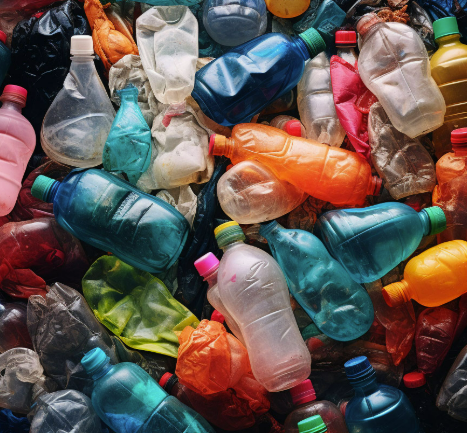
#> input picture Data_Test/Image/Garbage_Img.png, 467 x 433 px, found by its file name
$ python Chapter2.py
#> lines starting #> are read from the running program, lines starting #| are printed output that depends on the picture; after the words box and inside, x2 and y2 are one past the last pixel; in counts of white or black regions, pixels touching at a corner belong together
import cv2
import numpy as np

img = cv2.imread("C:\Python\OpenCv_All_In_One\Data_Test\Image\Garbage_Img.png")
#> img is the input picture: shape (433, 467, 3); mean B, G, R 79.1, 85.6, 99.2
kernel = np.ones((3, 3), np.uint8)

gray_img = cv2.cvtColor(img, cv2.COLOR_BGR2GRAY)
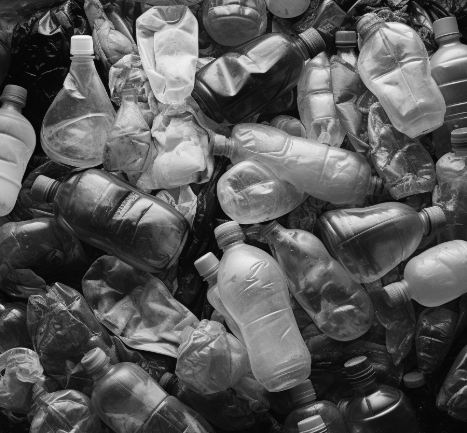
#> gray_img: shape (433, 467); min 2, max 248, mean 88.9
blur_img = cv2.GaussianBlur(gray_img, (7, 7), 0)
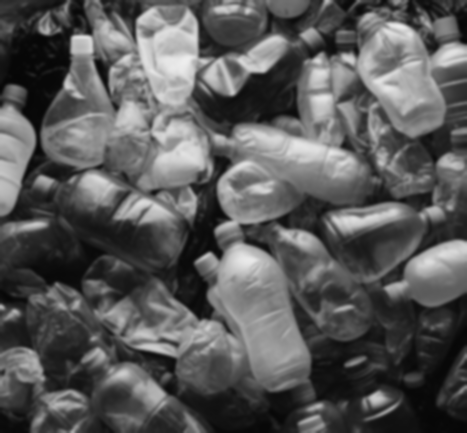
#> blur_img: shape (433, 467); min 6, max 238, mean 88.9
canny_img = cv2.Canny(img, 100, 100)
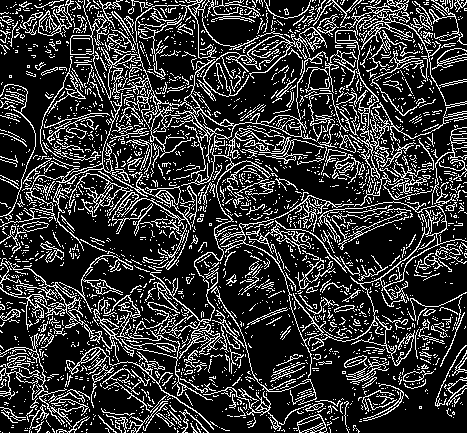
#> canny_img: shape (433, 467); 21% white in thin lines or dots
dilation_img = cv2.dilate(canny_img, kernel, iterations=1)
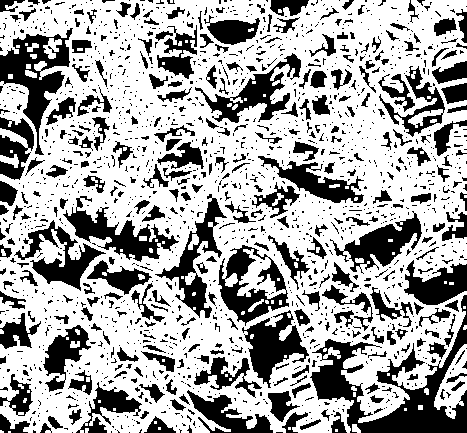
#> dilation_img: shape (433, 467); 65.8% white; 1610 black regions (1301 under 20 px), largest, box (x1, y1, x2, y2) and area: (310, 295, 467, 433) 6404, (0, 28, 73, 155) 3170, (63, 196, 179, 262) 2395
Eroded_img = cv2.erode(dilation_img, kernel, iterations=1)
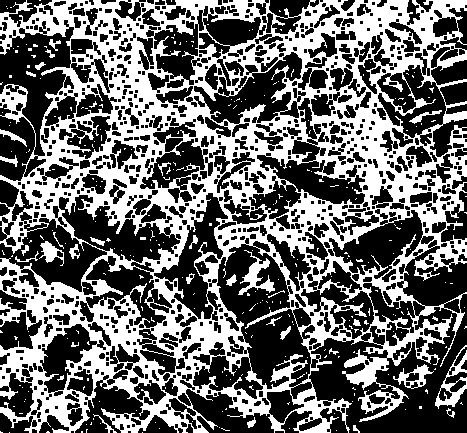
#> Eroded_img: shape (433, 467); 41.6% white; 315 white regions (282 under 20 px), largest, box (x1, y1, x2, y2) and area: (0, 0, 467, 433) 80005, (435, 345, 467, 409) 582, (238, 250, 275, 295) 546

cv2.imshow("Gray_img:", gray_img)
cv2.imshow("Blur_img:", blur_img)
cv2.imshow("Canny_img:", canny_img)
cv2.imshow("Dilation_img:", dilation_img)
cv2.imshow("Eroded_img:", Eroded_img)
cv2.waitKey(0)
